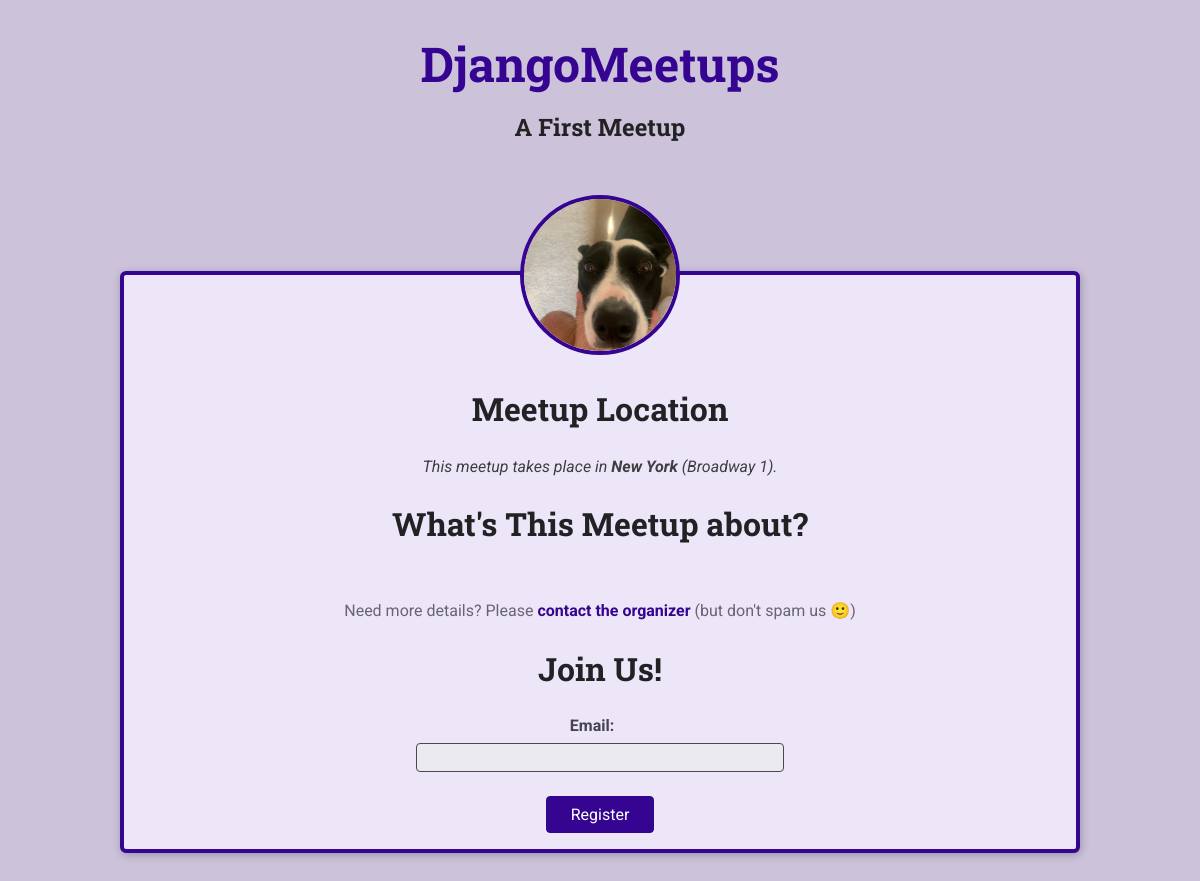
/meetups/a-first-meetup, run on the app's committed database.
### meetups/models.py (models this page shows, shortened)
class Meetup(models.Model):
    title = models.CharField(max_length=200)
    organizer_email = models.EmailField()
    date = models.DateField()
    slug = models.SlugField(unique=True)
    description = models.TextField()
    image = models.ImageField(upload_to='images')
    location = models.ForeignKey(
        Location, on_delete=models.SET_NULL, null=True)
    participants = models.ManyToManyField(Participant, blank=True, null=True)

class Location(models.Model):
    name = models.CharField(max_length=200)
    address = models.CharField(max_length=300)

### meetups/views.py (the view)
# urls.py: path('meetups/<slug:meetup_slug>', views.meetup_details,
def meetup_details(request, meetup_slug):
    try:
        selected_meetup = Meetup.objects.get(slug=meetup_slug)
        if request.method == "GET":
            registration_form = RegistrationForm()
            return render(request, 'meetups/meetup-details.html', {
                'meetup_found': True,
                'meetup': selected_meetup,
                'form': registration_form
            })
        else:
            registration_form = RegistrationForm(request.POST)
            if registration_form.is_valid():
                participant = registration_form.save()
                selected_meetup.participants.add(participant)
                return redirect('confirm-registration')
        return render(request, 'meetups/meetup-details.html', {
            'meetup_found': True,
            'meetup': selected_meetup,
            'form': registration_form
        })
    except Exception as exc:
        return render(request, 'meetups/meetup-details.html', {
            'meetup_found': False
        })

### meetups/forms.py
class RegistrationForm(forms.ModelForm):
  class Meta:
    model = Participant
    fields = ['email']

### meetups/templates/meetups/meetup-details.html (shortened to what this page needs)
{% extends 'meetups/base/base.html' %}
{% load static %}
{% block site_css %}
<link rel="stylesheet" href="{% static 'meetups/styles/meetup-detail.css' %}">
{% endblock %}
{% block main_heading %}
{{ meetup.title }}
{% endblock %}
{% block body %}
{% if meetup_found %}
<article>
  <img id="main-image" src="{{ meetup.image.url }}" alt="{{ meetup.title }}">
  <section id="location">
    <h2>Meetup Location</h2>
    <address>This meetup takes place in <span>{{ meetup.location.name }}</span> ({{ meetup.location.address }}).
    </address>
  </section>
  <section id="details">
    <h2>What's This Meetup about?</h2>
    <p>{{ meetup_description }}</p>
    <footer>
      <p>Need more details? Please <a href="">contact the organizer</a> (but don't spam us 🙂)</p>
    </footer>
  </section>
  <section id="registration">
    <h2>Join Us!</h2>
    <form action="{% url 'meetup-detail' meetup.slug %}" method="POST">
      <ul>
        {{ form.as_ul }}
      </ul>
      <div id="registration-actions">
        <button type="submit">Register</button>
      </div>
    </form>
  </section>
</article>
{% else %}
<article>
  <p>No Meetups were found with that slug 😢</p>
</article>
{% endif %}
{% endblock %}

### meetups/static/meetups/styles/base.css (style rules this page uses)
* { box-sizing: border-box; }
body { font-family: 'Roboto', sans-serif; margin: 0; background-color: #ccc3db; color: #3e3e41; }
h1, h2, h3 { font-family: 'Roboto Slab', sans-serif; color: #222224; }
button, .btn { cursor: pointer; font: inherit; padding: 0.5rem 1.5rem; background-color: #350490; border: 1px solid #350490; color: white; border-radius: 4px; text-decoration: none; }

### meetups/static/meetups/styles/meetup-detail.css (style rules this page uses)
article { max-width: 60rem; margin: 5rem auto; border-radius: 6px; background-color: #ede6f8; border: 4px solid #350490; box-shadow: 1px 2px 8px rgba(0, 0, 0, 0.25); position: relative; padding: 1rem; text-align: center; }
#main-image { width: 10rem; height: 10rem; object-fit: cover; position: absolute; top: -5rem; left: calc(50% - 5rem); border-radius: 50%; border: 4px solid #350490; }
section:first-of-type { margin-top: 6rem; }
h2 { font-size: 2rem; }
address span { font-weight: bold; }
#details h2 { margin-bottom: 0.5rem; }
#details > p { color: #665386; padding: 1rem; border-radius: 4px; max-width: 80%; margin: auto; }
#details footer { color: #696472; }
#details footer a { color: #350490; text-decoration: none; font-weight: bold; }
#registration ul { list-style: none; margin: 0; padding: 0; }
#registration label { font-weight: bold; color: #46424d; margin-right: 1rem; display: block; margin-bottom: 0.5rem; }
#registration input { font: inherit; width: 40%; background-color: #ebeaee; border: 1px solid #4b4753; border-radius: 4px; padding: 0.25rem; }
#registration-actions { margin-top: 1.5rem; }

### data on the page
Meetup: title "A First Meetup", image (picture), location.name "New York", location.address "Broadway 1"
